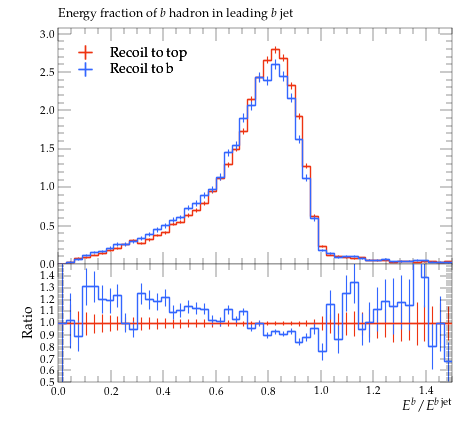

The script that saved this image:
#! /usr/bin/env python

# This Python script was auto-generated using YODA v2.0.2.
# Analysis object: /MC_HFJETS/efracB
# Timestamp: 30-07-2026 (15:57:45)

import matplotlib as mpl
import matplotlib.pyplot as plt
mpl.use('Agg') # comment out for interactive use
import os
import numpy as np

plotDir = os.path.split(os.path.realpath(__file__))[0]
if 'YODA_USER_PLOT_PATH' in globals():
    plot_outdir = globals()['YODA_USER_PLOT_PATH']
else:
    plot_outdir = plotDir

#plot style
plt.style.use(os.path.join(plotDir, '../default.mplstyle'))
# plot metadata
figW, figH = plt.rcParams['figure.figsize']
ax_xLabel = r'$E^b / E^{b\,\mathrm{jet}}$'
ax_yLabel = r''
ax_title  = r'Energy fraction of $b$ hadron in leading $b$ jet'
ax_xScale = 'linear'
ax_yScale = 'linear'
xLims = (0.0, 1.5)
yLims = (0.0, 3.0745341)

# TeX-friendly labels for the legend
labels = {
    'legend' : ([ r"Recoil to top", r"Recoil to b" ], r""),
}

# Adjust canvas width and height
canvasW = 10.0
canvasH = 9.0
figW *= canvasW/10.
figH *= canvasH/9.

# Create figure and axis objects
fig, (ax, ratio0_ax) = plt.subplots(2, 1, sharex=True,
                  figsize=(figW,figH), gridspec_kw={'height_ratios': (6.0, 3.0)})

# Set figure margins
plt.subplots_adjust(
    left   = 1.0 * plt.rcParams['figure.subplot.left'],
    right  = 1.0 * plt.rcParams['figure.subplot.right'],
    top    = 1.0 * plt.rcParams['figure.subplot.top'],
    bottom = 1.0 * plt.rcParams['figure.subplot.bottom'])

ratio0_ax.yaxis.set_major_locator(mpl.ticker.MultipleLocator(0.1))
ratio0_ax.set_ylim(0.5, 1.4999)
ratio0_ax.set_ylabel('Ratio')

# the numerical data is stored in a separate file
dataf = dict()
prefix = os.path.split(__file__)[0]
if prefix:    prefix = prefix + '/'
exec(open(prefix+'efracB__data.py').read(), dataf)


legend_handles = dict() # keep track of handles for the legend

# style options for curves
# starts at zorder>=5 to draw curve on top of legend
styles = {
  'recoil_t': {
    'color' : '#EE3311',
    'linestyle' : '-',
    'linewidth' : 1,
    'marker' : 'none',
    'markersize' : 2,
    'capsize' : 0.0,
    'zorder' : 5,
    'histstyle' : 1,
    'drawstyle' : 'steps-pre',
    'xerrorbars' : 1,
    'yerrorbars' : 1,
    'fillcolor' : None,
    'fillopacity' : 1.0,
    'ratio0_linestyle' : '-',
    'ratio0_linewidth' : 1,
    'ratio0_marker' : 'none',
    'ratio0_markersize' : 2,
    'ratio0_capsize' : 0.0,
    'ratio0_zorder' : 5,
    'ratio0_histstyle' : 1,
    'ratio0_drawstyle' : 'steps-pre',
    'ratio0_xerrorbars' : 1,
    'ratio0_yerrorbars' : 1,
  },
  'recoil_b': {
    'color' : '#3366FF',
    'linestyle' : '-',
    'linewidth' : 1,
    'marker' : 'none',
    'markersize' : 2,
    'capsize' : 0.0,
    'zorder' : 6,
    'histstyle' : 1,
    'drawstyle' : 'steps-pre',
    'xerrorbars' : 1,
    'yerrorbars' : 1,
    'fillcolor' : None,
    'fillopacity' : 1.0,
    'ratio0_linestyle' : '-',
    'ratio0_linewidth' : 1,
    'ratio0_marker' : 'none',
    'ratio0_markersize' : 2,
    'ratio0_capsize' : 0.0,
    'ratio0_zorder' : 6,
    'ratio0_histstyle' : 1,
    'ratio0_drawstyle' : 'steps-pre',
    'ratio0_xerrorbars' : 1,
    'ratio0_yerrorbars' : 1,
  },
}

# curve from input yoda files in main panel
for label, yvals in dataf['yvals'].items():
    if all(np.isnan(v) for v in dataf['yvals'][label]):
        continue
    tmp = None
    if styles[label]['histstyle']: # draw as histogram
        xpos = dataf['xedges'][label] if styles[label]['drawstyle'] else dataf['xpoints'][label]
        ypos = np.insert(yvals, 0, yvals[0]) if styles[label]['drawstyle'] else yvals
        if styles[label]['fillcolor']: # fill area below curve
            ax.fill_between(xpos, ypos, step='pre',
                            color=styles[label]['fillcolor'],
                            alpha=styles[label]['fillopacity'])
        tmp, = ax.plot(xpos, ypos,
                       color=styles[label]['color'],
                       linestyle=styles[label]['linestyle'],
                       linewidth=styles[label]['linewidth'],
                       drawstyle=styles[label]['drawstyle'], solid_joinstyle='miter',
                       zorder=styles[label]['zorder'], label=label)
    tmp = ax.errorbar(dataf['xpoints'][label], yvals,
                      xerr=np.array(dataf['xerrs'][label])*styles[label]['xerrorbars'],
                      yerr=np.array(dataf['yerrs'][label])*styles[label]['yerrorbars'],
                      fmt=styles[label]['marker'], capsize=styles[label]['capsize'],
                      markersize=styles[label]['markersize'],
                      ecolor=styles[label]['color'],
                      color=styles[label]['color'], zorder=styles[label]['zorder'])
    tmp[-1][0].set_linestyle(styles[label]['linestyle'])
    tmp[-1][0].set_linewidth(styles[label]['linewidth'])
    if label in dataf['add_legend_handle']:  legend_handles[label] = tmp
    for varLabel in dataf['variation_yvals'].keys():
        if varLabel.startswith(label):
            tmp, = ax.plot(dataf['xedges'][label], dataf['variation_yvals'][varLabel],
                           color=styles[label]['color'],
                           linestyle=styles[label]['linestyle'],
                           linewidth=styles[label]['linewidth'],
                           drawstyle='steps-pre', solid_joinstyle='miter',
                           zorder=styles[label]['zorder'], alpha=0.5)


# plots on ratio panel
# curve from input yoda files in ratio panel
for label, yvals in dataf['ratio0_yvals'].items():
    if all(np.isnan(v) for v in yvals):
        continue
    if styles[label]['ratio0_histstyle']: # plot as histogram
        xpos = dataf['xedges']['recoil_t'] if styles[label]['ratio0_drawstyle'] else dataf['xpoints']['recoil_t']
        ypos = np.insert(yvals, 0, yvals[0]) if styles[label]['ratio0_drawstyle'] else yvals
        ratio0_ax.plot(xpos, ypos,
                       color=styles[label]['color'],
                       linewidth=styles[label]['linewidth'],
                       linestyle=styles[label]['ratio0_linestyle'],
                       drawstyle=styles[label]['ratio0_drawstyle'], zorder=styles[label]['zorder'],
                       solid_joinstyle='miter')
    tmp = ratio0_ax.errorbar(dataf['xpoints']['recoil_t'], yvals,
                             xerr=np.array(dataf['ref_xerrs'])*styles[label]['ratio0_xerrorbars'],
                             yerr=np.array(dataf['ratio0_yerrs'][label])*styles[label]['ratio0_yerrorbars'],
                             fmt=styles[label]['ratio0_marker'], capsize=styles[label]['ratio0_capsize'],
                             markersize=styles[label]['ratio0_markersize'],
                             ecolor=styles[label]['color'],
                             color=styles[label]['color'])
    tmp[-1][0].set_linestyle(styles[label]['ratio0_linestyle'])
    tmp[-1][0].set_linewidth(styles[label]['ratio0_linewidth'])

    for varlabel in dataf['ratio0_variation_vals'].keys():
        if varlabel.startswith(label):
            ratio0_ax.plot(dataf['xedges']['recoil_t'],
                            dataf['ratio0_variation_vals'][varlabel],
                            color=styles[label]['color'],
                            linestyle=styles[label]['linestyle'],
                            linewidth=styles[label]['linewidth'],
                            drawstyle='steps-pre', solid_joinstyle='miter',
                            zorder=1, alpha=0.5)

legend_items = list(legend_handles.values())
ax.add_artist(ax.legend(legend_items,
                        labels['legend'][0],
                        title=labels['legend'][1],
                        alignment='left',
                        loc='upper left',
                        bbox_to_anchor=(0.0, 0.97)))

# set plot metadata as defined above
ratio0_ax.set_xlabel(ax_xLabel)
ratio0_ax.xaxis.set_label_coords(1., -0.15)
ax.set_ylabel(ax_yLabel, ha='right', va='top')
ax.yaxis.set_label_coords(-0.11, 1.0)
ax.set_title(ax_title, loc='left')
ax.set_xscale(ax_xScale)
ax.set_yscale(ax_yScale)
ax.set_xlim(xLims)
ax.set_ylim(yLims)

# tick formatting
plt.rcParams['xtick.top'] = True
plt.rcParams['ytick.right'] = True
fig.align_ylabels((ax, ratio0_ax))
plt.savefig(os.path.join(plot_outdir, 'efracB.pdf'), format='PDF')
plt.savefig(os.path.join(plot_outdir, 'efracB.png'), format='PNG')

plt.close(fig)
